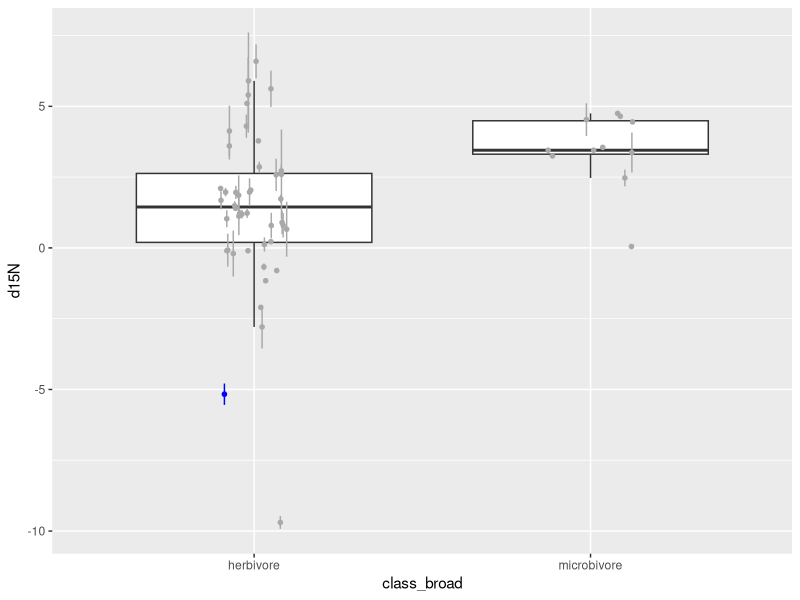

The R script that drew this image:
#set working directory 
setwd("~/Library/CloudStorage/Box-Box/Herbivory_paper/HerbivoryPaperRepository")

#install ggplot
install.packages("ggplot2")

#load ggplot library
library(ggplot2)

# load data
isotope = read.csv("HerbivoryPaper_IsotopeData_20220715.csv", h=T, na.string="NA")

#subset literature data (exclude lab data )
isotope2 <- subset(isotope, source.code == 0)

#get sample size 
table(isotope2$class_broad)

# make plot
# box plot made from literature data only, points include lab data (S. flava) in blue 
ggplot(data = isotope, aes(x=class_broad, y=d15N), ymin = -10, ymax = 8) +
  geom_boxplot(data = subset(isotope, source.code == 0), width = 0.7, outlier.shape = NA) +
  geom_pointrange(data = subset(isotope, source.code == 0 & class_narrow == "microbivore"), aes(ymin=d15N-SEM_d15N, ymax=d15N+SEM_d15N), 
                  position = position_jitter(width=0.15,height=0), size = 0.3, shape = 20, color = "dark grey") +
  geom_pointrange(data = subset(isotope, source.code == 0 & class_broad == "herbivore"), aes(ymin=d15N-SEM_d15N, ymax=d15N+SEM_d15N), 
                  position = position_jitter(width=0.1,height=0), size = 0.3, shape = 20, color = "dark grey") +
  geom_pointrange(data = subset(isotope, source.code == 1), aes(ymin=d15N-SEM_d15N, ymax=d15N+SEM_d15N), 
                  position = position_jitter(width=0.1,height=0), size = 0.3, shape = 20, color = "blue")

#run anova only including literature data
iso2.aov <- aov(d15N ~ class_broad, data = subset(isotope, source.code == 0))
summary(iso2.aov)
